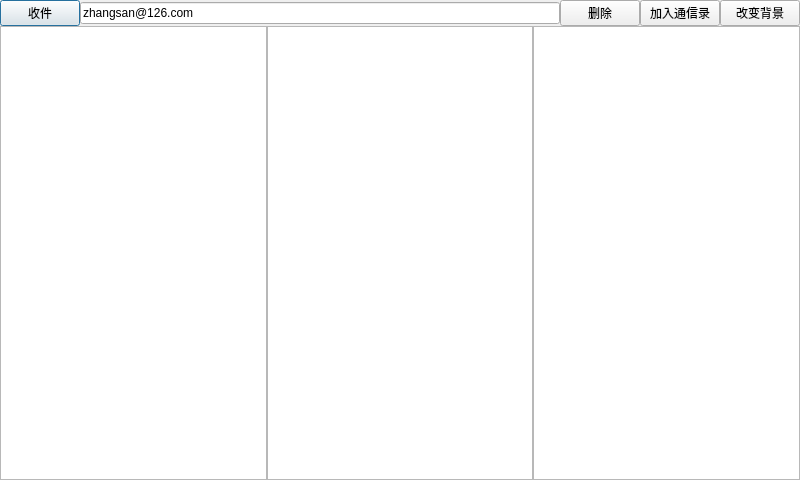
<?xml version="1.0" encoding="UTF-8"?>
<ui version="4.0">
 <class>receive</class>
 <widget class="QDialog" name="receive">
  <property name="geometry">
   <rect>
    <x>0</x>
    <y>0</y>
    <width>800</width>
    <height>480</height>
   </rect>
  </property>
  <property name="windowTitle">
   <string>Dialog</string>
  </property>
  <layout class="QGridLayout" name="gridLayout">
   <property name="leftMargin">
    <number>0</number>
   </property>
   <property name="topMargin">
    <number>0</number>
   </property>
   <property name="rightMargin">
    <number>0</number>
   </property>
   <property name="bottomMargin">
    <number>0</number>
   </property>
   <property name="spacing">
    <number>0</number>
   </property>
   <item row="0" column="0">
    <layout class="QVBoxLayout" name="verticalLayout">
     <property name="spacing">
      <number>0</number>
     </property>
     <item>
      <layout class="QHBoxLayout" name="horizontalLayout_2">
       <property name="spacing">
        <number>0</number>
       </property>
       <item>
        <widget class="QPushButton" name="btn_start_receive">
         <property name="text">
          <string>收件</string>
         </property>
        </widget>
       </item>
       <item>
        <widget class="QLineEdit" name="lineEdit_address">
         <property name="text">
          <string>zhangsan@126.com</string>
         </property>
        </widget>
       </item>
       <item>
        <widget class="QPushButton" name="btn_address_delete">
         <property name="text">
          <string>删除</string>
         </property>
        </widget>
       </item>
       <item>
        <widget class="QPushButton" name="btn_address">
         <property name="text">
          <string>加入通信录</string>
         </property>
        </widget>
       </item>
       <item>
        <widget class="QPushButton" name="btn_change">
         <property name="text">
          <string>改变背景</string>
         </property>
        </widget>
       </item>
      </layout>
     </item>
     <item>
      <layout class="QHBoxLayout" name="horizontalLayout">
       <property name="spacing">
        <number>0</number>
       </property>
       <item>
        <widget class="QTreeView" name="treeView"/>
       </item>
       <item>
        <widget class="QTextBrowser" name="textBrowser"/>
       </item>
       <item>
        <widget class="QTextBrowser" name="textBrowser_address"/>
       </item>
      </layout>
     </item>
    </layout>
   </item>
  </layout>
 </widget>
 <resources/>
 <connections/>
</ui>
